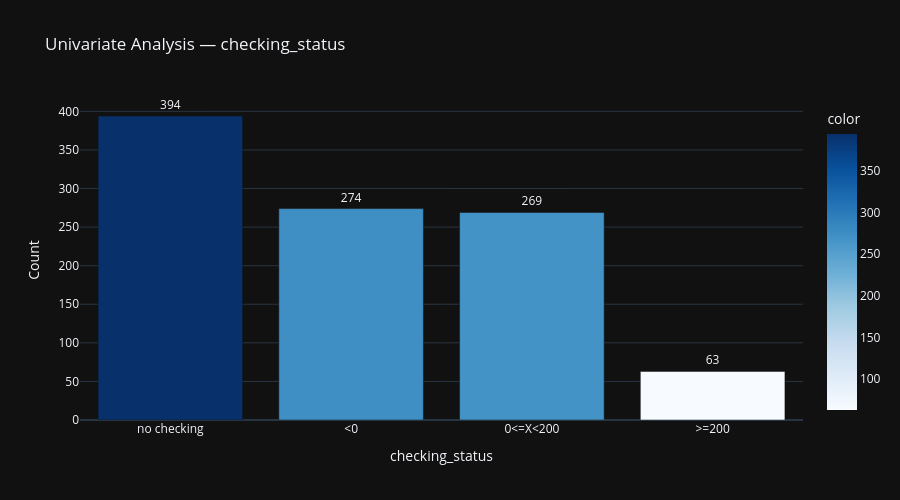

Notebook source saved alongside this figure:
### Markdown cell above
# rank of the importance of below attributes based on above analysis (with general idea)
1. checking_status => Low or no balance strongly correlates with inability to repay short-term credits.
2. credit_history => past payment behaviour builds opinion on future payment behaviour 
3. housing => mirror of financial stability and asset (own>rent>free)
4. purpose => risk is context-dependant here

### Code cell
priority_cats = ['checking_status', 'credit_history', 'housing', 'purpose']

for col in priority_cats:
    counts = df[col].value_counts()
    
    fig = px.bar(x=counts.index, y=counts.values,
                 labels={'x': col, 'y': 'Count'},
                 title=f'Univariate Analysis — {col}',
                 color=counts.values,
                 color_continuous_scale='Blues',
                 template='plotly_dark',
                 text=counts.values)
    
    fig.update_traces(textposition='outside')
    fig.update_layout(height=500, showlegend=False)
    fig.show()

### Figure 1 — Plotly figure (JSON) as saved in the notebook; plotly's stock layout.template omitted (floating-point values rounded to 4 significant figures)
{"data": [{"hovertemplate": "checking_status=%{x}<br>Count=%{y}<br>text=%{text}<br>color=%{marker.color}<extra></extra>", "legendgroup": "", "marker": {"color": [394, 274, 269, 63], "coloraxis": "coloraxis", "pattern": {"shape": ""}}, "name": "", "orientation": "v", "showlegend": false, "text": [394.0, 274.0, 269.0, 63.0], "textposition": "outside", "type": "bar", "x": ["no checking", "<0", "0<=X<200", ">=200"], "xaxis": "x", "y": [394, 274, 269, 63], "yaxis": "y"}], "layout": {"barmode": "relative", "coloraxis": {"colorbar": {"title": {"text": "color"}}, "colorscale": [[0, "rgb(247,251,255)"], [0.125, "rgb(222,235,247)"], [0.25, "rgb(198,219,239)"], [0.375, "rgb(158,202,225)"], [0.5, "rgb(107,174,214)"], [0.625, "rgb(66,146,198)"], [0.75, "rgb(33,113,181)"], [0.875, "rgb(8,81,156)"], [1, "rgb(8,48,107)"]]}, "height": 500, "legend": {"tracegroupgap": 0}, "showlegend": false, "title": {"text": "Univariate Analysis — checking_status"}, "xaxis": {"anchor": "y", "domain": [0, 1], "title": {"text": "checking_status"}}, "yaxis": {"anchor": "x", "domain": [0, 1], "title": {"text": "Count"}}}}
